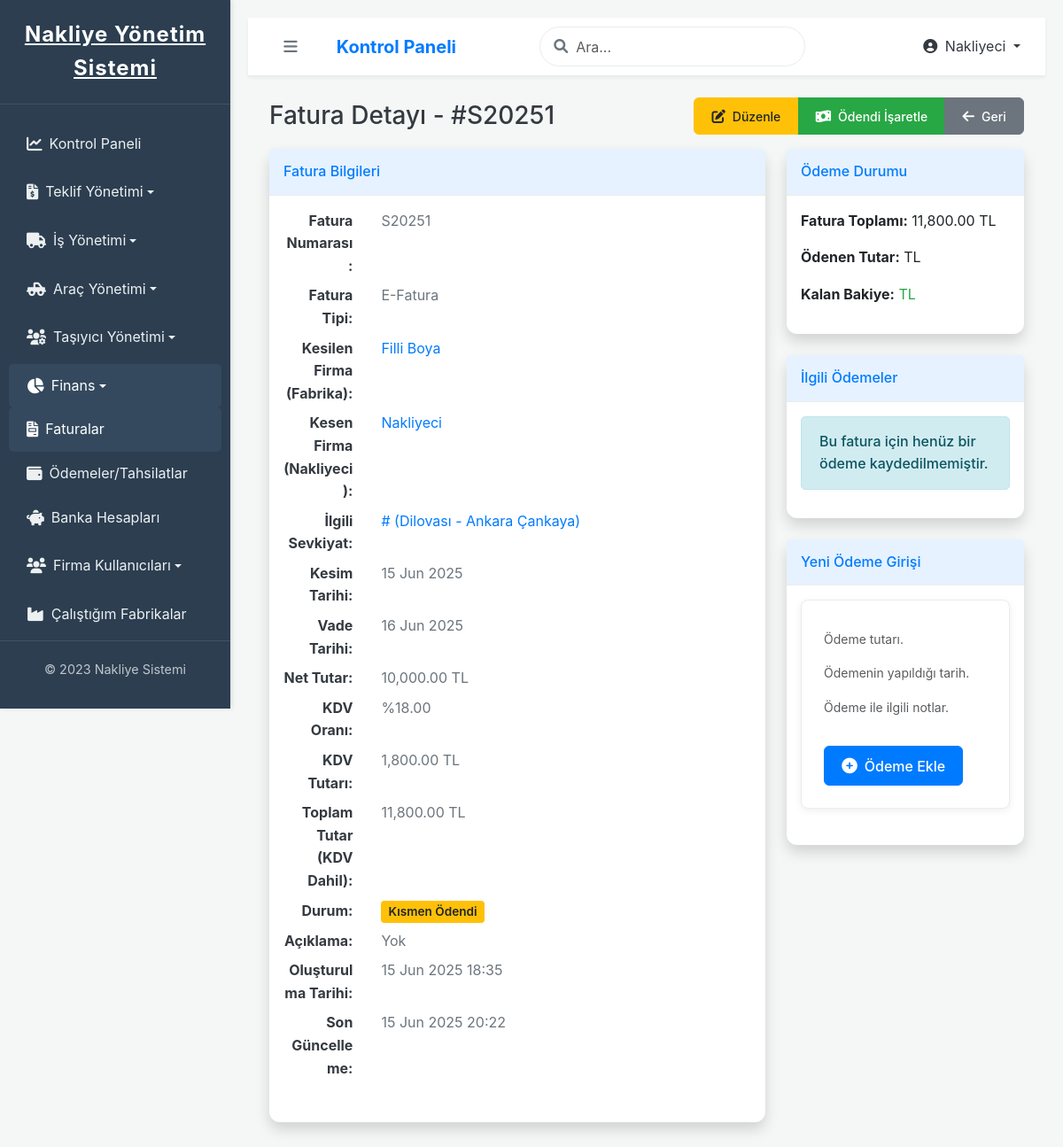
The app's page /nakliyeci/faturalar/1/detay/ (signed in), older data.
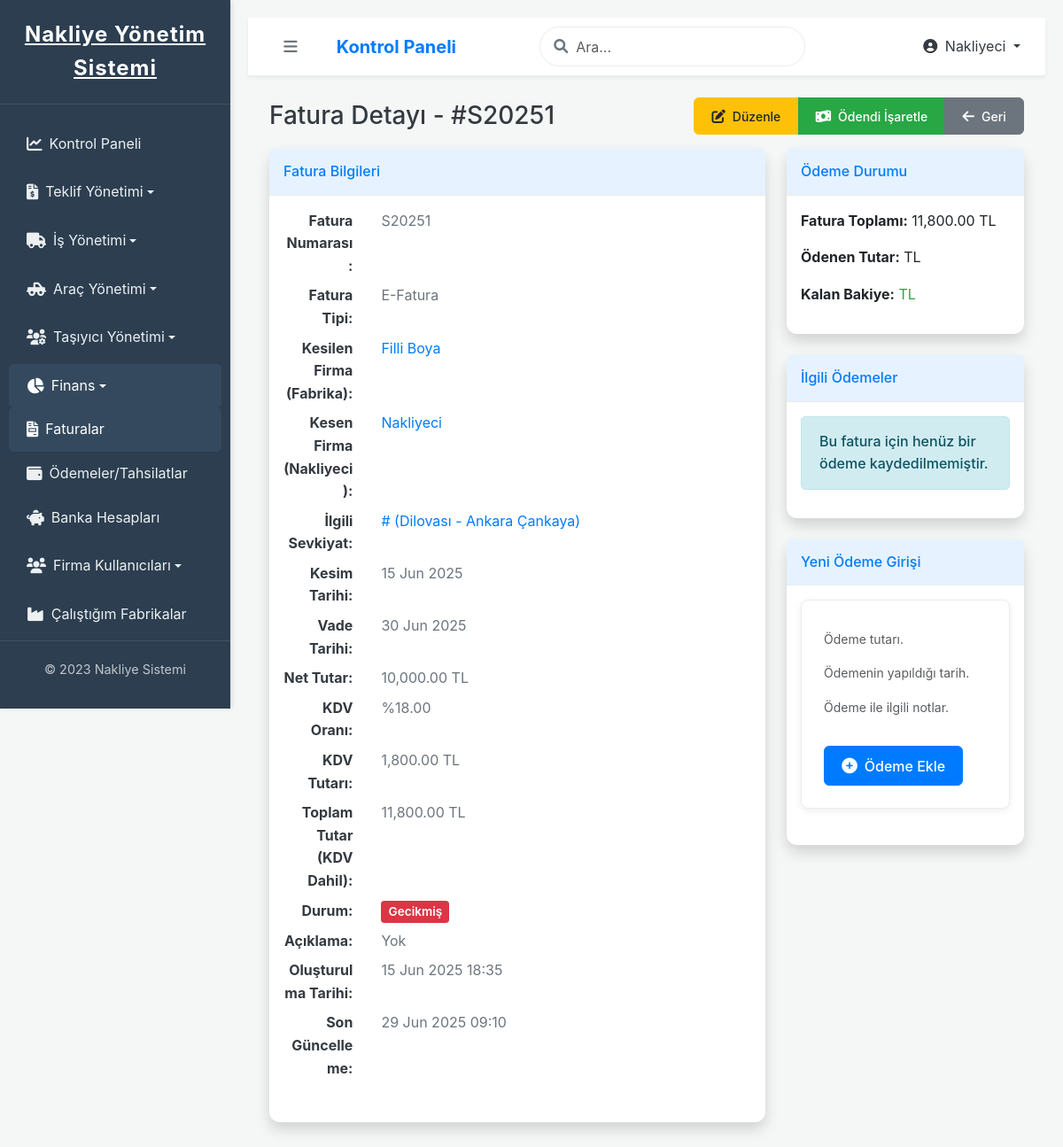
The same page, newer data.
### ana_uygulama/models.py (models this page shows, shortened)
class Invoice(models.Model):
    TYPE_CHOICES = [
        ('E_FATURA', 'E-Fatura'),
        ('E_ARSIV', 'E-Arşiv Faturası'),
    ]
    STATUS_CHOICES = [
        ('DRAFT', 'Taslak'),
        ('SENT', 'Gönderildi'),
        ('PAID', 'Ödendi'),
        ('PARTIALLY_PAID', 'Kısmen Ödendi'),
        ('OVERDUE', 'Gecikmiş'),
        ('VOID', 'İptal Edildi'),
    ]
    billed_to_factory = models.ForeignKey(
        'Company',
        on_delete=models.PROTECT,
        limit_choices_to={'company_type': 'FABRIKA'},
        related_name='invoices_to_factory',
        verbose_name="Faturalanan Fabrika"
    )
    issued_by_shipper = models.ForeignKey(
        'Company',
        on_delete=models.PROTECT,
        limit_choices_to={'company_type': 'NAKLIYECI'},
        related_name='invoices_from_shipper',
        verbose_name="Faturayı Kesen Nakliyeci"
    )
    shipment = models.ForeignKey(
        'Shipment',
        on_delete=models.SET_NULL, # Fatura silinse bile Shipment objesi silinmez, sadece bu ilişki NULL olur.
        null=True, blank=True,
        verbose_name="İlişkili Sevkiyat"
    )
    created_by = models.ForeignKey(
        settings.AUTH_USER_MODEL,
        on_delete=models.SET_NULL,
        null=True, blank=True,
        verbose_name="Oluşturan Kullanıcı"
    )
    invoice_number = models.CharField(max_length=50, unique=True, verbose_name="Fatura Numarası")
    invoice_type = models.CharField(max_length=10, choices=TYPE_CHOICES, verbose_name="Fatura Tipi")
    issue_date = models.DateField(default=timezone.now, verbose_name="Düzenlenme Tarihi")
    due_date = models.DateField(verbose_name="Vade Tarihi")
    amount = models.DecimalField(max_digits=10, decimal_places=2, verbose_name="Net Tutar (KDV Hariç)", default=Decimal('0.00'))
    vat_rate = models.DecimalField(
        max_digits=5,
        decimal_places=2,
        default=Decimal('0.00'),
        verbose_name="KDV Oranı (%)",
        help_text="Faturaya uygulanacak KDV oranı (örneğin %18 için 18.00 girin)"
    )
    total_vat_amount = models.DecimalField(
        max_digits=10, decimal_places=2,
        default=Decimal('0.00'),
        verbose_name="Toplam KDV Tutarı",
        blank=True, null=True
    )
    total_amount = models.DecimalField(
        max_digits=10, decimal_places=2,
        default=Decimal('0.00'),
        verbose_name="Toplam Tutar (KDV Dahil)",
        blank=True, null=True
    )
    status = models.CharField(max_length=20, choices=STATUS_CHOICES, default='DRAFT', verbose_name="Durum")
    created_at = models.DateTimeField(auto_now_add=True, verbose_name="Oluşturulma Tarihi")
    updated_at = models.DateTimeField(auto_now=True, verbose_name="Son Güncelleme Tarihi")
    class Meta:
        verbose_name = "Fatura"
        verbose_name_plural = "Faturalar"
        ordering = ['-issue_date', '-created_at']
    def get_status_display(self):
        return dict(self.STATUS_CHOICES).get(self.status, self.status)
    def get_invoice_type_display(self):
        return dict(self.TYPE_CHOICES).get(self.invoice_type, self.invoice_type)

class Company(models.Model):
    COMPANY_TYPE_CHOICES = [
        ('FABRIKA', 'Fabrika'),
        ('NAKLIYECI', 'Nakliyeci'),
    ]
    name = models.CharField(max_length=255, verbose_name="Firma Adı")
    company_type = models.CharField(max_length=10, choices=COMPANY_TYPE_CHOICES, verbose_name="Firma Tipi")
    address = models.TextField(blank=True, null=True, verbose_name="Adres")
    phone = models.CharField(max_length=20, blank=True, null=True, verbose_name="Telefon")
    email = models.EmailField(blank=True, null=True, verbose_name="E-posta")
    tax_id_number = models.CharField(max_length=20, blank=True, null=True, verbose_name="Vergi Numarası")
    is_active = models.BooleanField(default=True, verbose_name="Aktif mi?")
    created_at = models.DateTimeField(auto_now_add=True)
    updated_at = models.DateTimeField(auto_now=True)
    class Meta:
        verbose_name = "Firma"
        verbose_name_plural = "Firmalar"
        ordering = ['name']

class Shipment(models.Model):
    STATUS_CHOICES = [
        ('PENDING_ASSIGNMENT', 'Atama Bekliyor'), # Tekliften sonra veya manuel oluşturulduğunda ilk durum
        ('ASSIGNED', 'Taşıyıcıya Atandı'),
        ('IN_TRANSIT', 'Yolda'),
        ('DELIVERED', 'Teslim Edildi'),
        ('BILLED', 'Faturalandırıldı'), # Fatura kesildiğinde
        ('COMPLETED', 'Tamamlandı'), # Hem teslim edildi hem de tüm süreç bitti (fatura vs.)
        ('CANCELLED', 'İptal Edildi'),
    ]
    quote_request = models.OneToOneField(
        QuoteRequest,
        on_delete=models.SET_NULL,
        null=True, blank=True,
        verbose_name="İlişkili Fiyat Teklifi",
        related_name='shipment' # Tekliften sevkiyata doğru ters ilişki için
    )
    factory = models.ForeignKey(
        Company,
        on_delete=models.PROTECT, # Fabrika silinirse sevkiyatları koru
        limit_choices_to={'company_type': 'FABRIKA'},
        related_name='shipments_as_customer_factory',
        verbose_name="Müşteri Fabrika"
    )
    shipper_company = models.ForeignKey(
        Company,
        on_delete=models.PROTECT, # Nakliyeci silinirse sevkiyatları koru
        limit_choices_to={'company_type': 'NAKLIYECI'},
        related_name='shipments_managed_by_shipper',
        verbose_name="Nakliyeci Firma"
    )
    origin = models.CharField(max_length=255, verbose_name="Yükleme Yeri")
    destination = models.CharField(max_length=255, verbose_name="Teslimat Yeri")
    load_description = models.TextField(verbose_name="Yük Açıklaması")
    pickup_date = models.DateField(verbose_name="Yükleme Tarihi")
    delivery_date = models.DateField(null=True, blank=True, verbose_name="Teslim Tarihi")
    assigned_vehicle = models.ForeignKey(
        Vehicle,
        on_delete=models.SET_NULL,
        null=True, blank=True,
        verbose_name="Atanan Araç",
        related_name='assigned_shipments' # Aracın atandığı sevkiyatları izlemek için
    )
    price_for_factory = models.DecimalField(max_digits=10, decimal_places=2, verbose_name="Fabrikaya Kesilecek Fiyat (TL)")
    cost_for_shipper = models.DecimalField(max_digits=10, decimal_places=2, null=True, blank=True, verbose_name="Nakliyeciye Maliyet (Taşıyıcıya Ödenen) (TL)")
    status = models.CharField(max_length=20, choices=STATUS_CHOICES, default='PENDING_ASSIGNMENT', verbose_name="Durum")
    created_by_user = models.ForeignKey(
        CustomUser,
        on_delete=models.SET_NULL,
        null=True, blank=True,
        related_name='shipments_created',
        verbose_name="Oluşturan Nakliyeci Kullanıcı"
    )
    created_at = models.DateTimeField(auto_now_add=True, verbose_name="Oluşturulma Tarihi")
    updated_at = models.DateTimeField(auto_now=True, verbose_name="Son Güncelleme Tarihi")
    class Meta:
        verbose_name = "İş / Sevkiyat"
        verbose_name_plural = "İşler / Sevkiyatlar"
        ordering = ['-created_at']

### ana_uygulama/views.py (the view)
# urls.py: path('nakliyeci/faturalar/<int:pk>/detay/', views.invoice_detail_nakliyeci_view, name='invoice_detail_nakliyeci_view'),
@login_required
def invoice_detail_nakliyeci_view(request, pk):
    invoice = get_object_or_404(Invoice, pk=pk)
    if invoice.issued_by_shipper != request.user.company and not request.user.is_superuser:
        messages.error(request, "Bu faturayı görüntüleme izniniz yok.")
        return redirect('ana_uygulama:invoice_list_nakliyeci')
    context = {
        'invoice': invoice,
        'page_title': f'{invoice.invoice_number} Detay',
        'calculated_vat_amount': invoice.total_vat_amount if invoice.total_vat_amount is not None else Decimal('0.00'),
        'calculated_total_amount': invoice.total_amount if invoice.total_amount is not None else Decimal('0.00'),
    }
    return render(request, 'ana_uygulama/nakliyeci/invoice_detail.html', context)

### ana_uygulama/templates/ana_uygulama/nakliyeci/invoice_detail.html (shortened to what the changed rows need)
{% extends "base.html" %}
{% load static %}
{% load humanize %}
{% block content %}
<div class="container-fluid">
    <div class="d-flex justify-content-between align-items-center mb-3">
        <h1 class="h3 mb-0 text-gray-800">Fatura Detayı - #{{ invoice.invoice_number }}</h1>
        <div class="btn-group" role="group" aria-label="Invoice Operations">
            {% if invoice.status != 'PAID' and invoice.status != 'VOID' %}
            <a href="{% url 'ana_uygulama:invoice_update_view' invoice.id %}" class="btn btn-warning btn-sm">
            </a>
            {% endif %}
            {% if invoice.status != 'PAID' and invoice.status != 'VOID' %}
            <a href="{% url 'ana_uygulama:invoice_mark_as_paid_nakliyeci_view' invoice.id %}" class="btn btn-success btn-sm">
            </a>
            {% endif %}
            <a href="{% url 'ana_uygulama:invoice_list_nakliyeci_view' %}" class="btn btn-secondary btn-sm">
            </a>
        </div>
    </div>
    <div class="row">
        <div class="col-lg-8">
            <div class="card shadow mb-4">
                <div class="card-body">
                    <dl class="row">
                        <dt class="col-sm-4">Fatura Numarası:</dt>
                        <dd class="col-sm-8">{{ invoice.invoice_number }}</dd>
                        <dt class="col-sm-4">Fatura Tipi:</dt>
                        <dd class="col-sm-8">{{ invoice.get_invoice_type_display }}</dd>
                        <dt class="col-sm-4">Kesilen Firma (Fabrika):</dt>
                        <dd class="col-sm-8">
                            {% if invoice.billed_to_factory %}
                                <a href="{% url 'ana_uygulama:company_detail_view' invoice.billed_to_factory.pk %}" class="text-primary text-decoration-none">
                                    {{ invoice.billed_to_factory.name }}
                                </a>
                            {% else %}
                                Belirtilmemiş
                            {% endif %}
                        </dd>
                        <dt class="col-sm-4">Kesen Firma (Nakliyeci):</dt>
                        <dd class="col-sm-8">
                            {% if invoice.issued_by_shipper %}
                                <a href="{% url 'ana_uygulama:company_detail_view' invoice.issued_by_shipper.pk %}" class="text-primary text-decoration-none">
                                    {{ invoice.issued_by_shipper.name }}
                                </a>
                            {% else %}
                                Belirtilmemiş
                            {% endif %}
                        </dd>
                        <dt class="col-sm-4">İlgili Sevkiyat:</dt>
                        <dd class="col-sm-8">
                            {% if invoice.shipment %}
                                <a href="{% url 'ana_uygulama:shipment_detail_nakliyeci_view' invoice.shipment.id %}" class="text-primary text-decoration-none">
                                    #{{ invoice.shipment.tracking_number }} ({{ invoice.shipment.origin }} - {{ invoice.shipment.destination }})
                                </a>
                            {% else %}
                                Yok
                            {% endif %}
                        </dd>
                        <dt class="col-sm-4">Kesim Tarihi:</dt>
                        <dd class="col-sm-8">{{ invoice.issue_date|date:"d M Y" }}</dd>
                        <dt class="col-sm-4">Vade Tarihi:</dt>
                        <dd class="col-sm-8">{{ invoice.due_date|date:"d M Y" }}</dd>
                        <dt class="col-sm-4">Net Tutar:</dt>
                        <dd class="col-sm-8">{{ invoice.amount|intcomma }} TL</dd>
                        <dt class="col-sm-4">KDV Oranı:</dt>
                        <dd class="col-sm-8">{% if invoice.vat_rate %}%{{ invoice.vat_rate|floatformat:2 }}{% else %}Belirtilmemiş{% endif %}</dd>
                        <dt class="col-sm-4">KDV Tutarı:</dt>
                        <dd class="col-sm-8">{{ calculated_vat_amount|intcomma }} TL</dd>
                        <dt class="col-sm-4">Toplam Tutar (KDV Dahil):</dt>
                        <dd class="col-sm-8">{{ calculated_total_amount|intcomma }} TL</dd>
                        <dt class="col-sm-4">Durum:</dt>
                        <dd class="col-sm-8">
                            <span class="badge {% if invoice.status == 'SENT' %}bg-info{% elif invoice.status == 'PAID' %}bg-success{% elif invoice.status == 'PARTIALLY_PAID' %}bg-warning{% elif invoice.status == 'OVERDUE' %}bg-danger{% elif invoice.status == 'VOID' %}bg-secondary{% else %}bg-secondary{% endif %}">
                                {{ invoice.get_status_display }}
                            </span>
                        </dd>
                        <dt class="col-sm-4">Açıklama:</dt>
                        <dd class="col-sm-8">{% if invoice.description %}{{ invoice.description }}{% else %}Yok{% endif %}</dd>
                        <dt class="col-sm-4">Oluşturulma Tarihi:</dt>
                        <dd class="col-sm-8">{{ invoice.created_at|date:"d M Y H:i" }}</dd>
                        <dt class="col-sm-4">Son Güncelleme:</dt>
                        <dd class="col-sm-8">{{ invoice.updated_at|date:"d M Y H:i" }}</dd>
                    </dl>
                </div>
            </div>
        </div>
        <div class="col-lg-4">
            <div class="card shadow mb-4">
                <div class="card-body">
                    <p><strong>Fatura Toplamı:</strong> {{ invoice.total_amount|intcomma }} TL</p>
                    <p><strong>Ödenen Tutar:</strong> {{ total_paid|intcomma }} TL</p>
                    <p><strong>Kalan Bakiye:</strong>
                        {% if remaining_balance|floatformat:2 > 0.00 %}
                            <span class="text-danger">{{ remaining_balance|intcomma }} TL</span>
                        {% else %}
                            <span class="text-success">{{ remaining_balance|intcomma }} TL</span>
                        {% endif %}
                    </p>
                </div>
            </div>
        </div>
    </div>
</div>
{% endblock content %}

Row changes from the older to the newer data that the page shows:
changed Invoice "E-Fatura": due_date "16 Jun 2025" → "30 Jun 2025"; status "Kısmen Ödendi" → "Gecikmiş"; updated_at "15 Jun 2025 20:22" → "29 Jun 2025 09:10"
